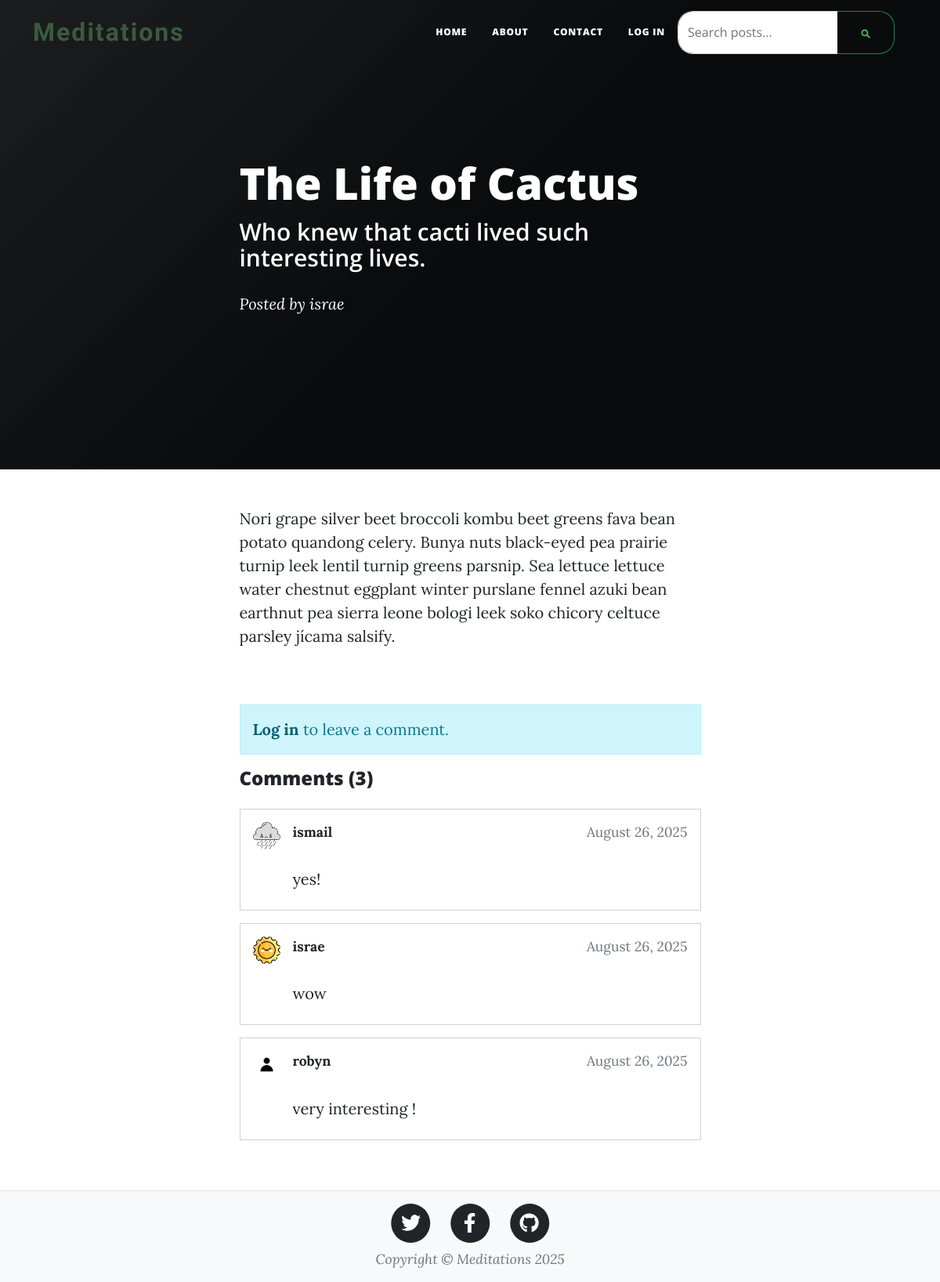
/post/1, run on the app's committed database.
### server.py (models this page shows, shortened)
class BlogPost(db.Model):
    id: Mapped[int] = mapped_column(Integer, primary_key=True)
    title: Mapped[str] = mapped_column(String(100), nullable=False)
    subtitle: Mapped[str] = mapped_column(String(100), nullable=False)
    body: Mapped[str] = mapped_column(String, nullable=False)
    author_id: Mapped[int] = mapped_column(ForeignKey("user.id"), nullable=True)  # Nullable for migration
    date: Mapped[str] = mapped_column(String(100), nullable=False)
    author: Mapped['User'] = relationship(back_populates='posts')
    comments: Mapped[list['Comment']] = relationship(back_populates='post', cascade='all, delete-orphan')

class Comment(db.Model):
    id: Mapped[int] = mapped_column(Integer, primary_key=True)
    content: Mapped[str] = mapped_column(String, nullable=False)
    date: Mapped[str] = mapped_column(String(100), nullable=False)
    author_id: Mapped[int] = mapped_column(ForeignKey("user.id"), nullable=False)
    post_id: Mapped[int] = mapped_column(ForeignKey("blog_post.id"), nullable=False)
    author: Mapped['User'] = relationship(back_populates='comments')
    post: Mapped['BlogPost'] = relationship(back_populates='comments')

class User(UserMixin, db.Model):
    id: Mapped[int] = mapped_column(Integer, primary_key=True)
    email: Mapped[str] = mapped_column(String(100), unique=True)
    password: Mapped[str] = mapped_column(String(100))
    name: Mapped[str] = mapped_column(String(1000))
    role: Mapped[str] = mapped_column(String(20), default='regular', nullable=False)
    date_joined: Mapped[str] = mapped_column(String(100), default=None, nullable=True)
    profile_picture: Mapped[str] = mapped_column(String(100), default='default_profile.jpg', nullable=True)
    posts: Mapped[list['BlogPost']] = relationship(back_populates='author')
    comments: Mapped[list['Comment']] = relationship(back_populates='author')

### server.py (the view, shortened to what this page needs)
@app.route('/post/<int:id>', methods=['GET', 'POST'])
def post(id):
    blog_post = BlogPost.query.get_or_404(id)
    comment_form = CommentForm()
    comments = Comment.query.filter_by(post_id=id).order_by(Comment.id.desc()).all()
    return render_template('post.html',
                         page_title=blog_post.title,
                         page_subtitle=blog_post.subtitle,
                         page_meta=f"Posted by {blog_post.author.name if blog_post.author else 'Unknown'}",
                         page_body=blog_post.body,
                         page_background_type="black",
                         page_background_image=None,
                         year=get_current_year(),
                         blog=blog_post,
                         comments=comments,
                         comment_form=comment_form)

### server.py
class CommentForm(FlaskForm):
    content = TextAreaField('Comment', validators=[DataRequired()], render_kw={'placeholder': 'Write your comment here...', 'rows': 3})
    submit = SubmitField('Post Comment')

### server.py (called while the page is built)
def get_current_year():
    return date.today().year

@app.context_processor
def inject_current_year():
    return {'get_current_year': get_current_year}

### templates/post.html (shortened to what this page needs)
{% extends "base.html" %}
{% block content %}
<article class="mb-4">
    <div class="container px-4 px-lg-5">
        <div class="row gx-4 gx-lg-5 justify-content-center">
            <div class="col-md-10 col-lg-8 col-xl-7">
                {{ page_body | safe }}
            </div>
        </div>
    </div>
</article>
<section class="py-5">
    <div class="container px-4 px-lg-5">
        <div class="row gx-4 gx-lg-5 justify-content-center">
            <div class="col-md-10 col-lg-8 col-xl-7">
                {% if current_user.is_authenticated %}
                <div class="card mb-4">
                    <div class="card-header">
                        <h5 class="mb-0">Leave a Comment</h5>
                    </div>
                    <div class="card-body">
                        <form method="POST">
                            {{ comment_form.hidden_tag() }}
                            <div class="mb-3">
                                {{ comment_form.content.label(class="form-label") }}
                                {{ comment_form.content(class="form-control") }}
                                {% for error in comment_form.content.errors %}
                                    <div class="text-danger">{{ error }}</div>
                                {% endfor %}
                            </div>
                            {{ comment_form.submit(class="btn btn-primary") }}
                        </form>
                    </div>
                </div>
                {% else %}
                <div class="alert alert-info">
                    <a href="{{ url_for('login') }}" class="alert-link">Log in</a> to leave a comment.
                </div>
                {% endif %}
                <div class="comments-section">
                    <h4 class="mb-4">Comments ({{ comments|length }})</h4>
                    {% if comments %}
                        {% for comment in comments %}
                                                <div class="card mb-3">
                            <div class="card-body p-3">
                                <div class="d-flex align-items-start mb-2">
                                    <img src="{{ url_for('static', filename=comment.author.profile_picture or 'default_profile.jpg') }}"
                                         alt="Profile"
                                         class="me-3"
                                         style="width: 35px; height: 35px; border-radius: 50%; object-fit: cover; flex-shrink: 0;">
                                    <div class="flex-grow-1">
                                        <div class="d-flex justify-content-between align-items-center mb-1">
                                            <small class="fw-bold mb-0">{{ comment.author.name }}</small>
                                            <small class="text-muted">{{ comment.date }}</small>
                                        </div>
                                        <p class="mb-0">{{ comment.content }}</p>
                                    </div>
                                </div>
                            </div>
                        </div>
                        {% endfor %}
                    {% else %}
                        <p class="text-muted">No comments yet. Be the first to comment!</p>
                    {% endif %}
                </div>
            </div>
        </div>
    </div>
</section>
{% endblock %}

### templates/base.html (shortened to what this page needs)
<!DOCTYPE html>
<html lang="en">
    <head>
        <link rel="stylesheet" href="{{ url_for('static', filename='styles.css') }}">
    </head>
    <body class="d-flex flex-column min-vh-100">
        {% include 'header.html' %}
        <main class="flex-grow-1">
            {% block content %}{% endblock %}
        </main>
        {% include 'footer.html' %}
    </body>
</html>

### templates/header.html (shortened to what this page needs)
<!DOCTYPE html>
<html lang="en">
<head>
</head>
<body>
    <nav class="navbar navbar-expand-lg navbar-light" id="mainNav">
        <div class="container">
            <a class="navbar-brand medieval-brand" href="{{ url_for('home') }}">Meditations</a>
            <div class="collapse navbar-collapse" id="navbarResponsive">
                <ul class="navbar-nav ms-auto py-4 py-lg-0">
                    <li class="nav-item"><a class="nav-link px-lg-3 py-3 py-lg-4" href="{{ url_for('home') }}">Home</a></li>
                    <li class="nav-item"><a class="nav-link px-lg-3 py-3 py-lg-4" href="{{ url_for('about') }}">About</a></li>
                    <li class="nav-item"><a class="nav-link px-lg-3 py-3 py-lg-4" href="{{ url_for('contact') }}">Contact</a></li>
                    {% if not current_user.is_authenticated %}
                    <li class="nav-item"><a class="nav-link px-lg-3 py-3 py-lg-4" href="{{ url_for('login') }}">Log in</a></li>
                    {% endif %}
                </ul>
                <div class="position-relative me-3">
                    <form class="d-flex" onsubmit="return performSearch()">
                        <input id="searchInput" class="form-control" type="search" placeholder="Search posts..."
                               style="border-radius: 20px 0 0 20px; border-right: none; min-width: 180px;"
                               oninput="getSuggestions()" onblur="setTimeout(() => hideSuggestions(), 500)">
                        <button class="btn btn-outline-success" type="submit"
                                style="border-radius: 0 20px 20px 0; border-left: none;">
                        </button>
                    </form>
                </div>
            </div>
        </div>
    </nav>
    {% if show_header is not defined or show_header %}
    {% set background_type = page_background_type or 'image' %}
    {% if background_type == 'black' %}
        <header class="masthead" style="background: linear-gradient(135deg, #1a1a1a 0%, #000000 50%, #000000 100%); min-height: 50vh;">
    {% elif background_type == 'image' or background_type == 'custom' %}
        <header class="masthead" style="background-image: url('{{ page_background_image }}'); min-height: 50vh;">
    {% else %}
        <header class="masthead" style="background: linear-gradient(135deg, #1a1a1a 0%, #000000 50%, #000000 100%); min-height: 50vh;">
    {% endif %}
        <div class="container position-relative px-4 px-lg-5">
            <div class="row gx-4 gx-lg-5 justify-content-center">
                <div class="col-md-10 col-lg-8 col-xl-7">
                    {% if page_meta %}
                    <div class="post-heading">
                        <h1>{{ page_title or 'Post Title' }}</h1>
                        <h2 class="subheading">{{ page_subtitle or 'Post Subtitle' }}</h2>
                        <span class="meta">{{ page_meta }}</span>
                    </div>
                    {% else %}
                    <div class="site-heading">
                        <h1>{{ page_title or 'Page Title' }}</h1>
                        <span class="subheading">{{ page_subtitle or 'Page Subtitle' }}</span>
                    </div>
                    {% endif %}
                </div>
            </div>
        </div>
    </header>
    {% endif %}
</body>
</html>

### templates/footer.html
<footer class="border-top bg-light mt-auto py-3">
    <div class="container px-4 px-lg-5">
        <div class="row gx-4 gx-lg-5 justify-content-center align-items-center">
            <div class="col-md-10 col-lg-8 col-xl-7">
                <ul class="list-inline text-center mb-2">
                    <li class="list-inline-item">
                        <a href="https://twitter.com" target="_blank" class="text-decoration-none">
                            <span class="fa-stack fa-lg">
                                <i class="fas fa-circle fa-stack-2x text-dark"></i>
                                <i class="fab fa-twitter fa-stack-1x fa-inverse"></i>
                            </span>
                        </a>
                    </li>
                    <li class="list-inline-item">
                        <a href="https://facebook.com" target="_blank" class="text-decoration-none">
                            <span class="fa-stack fa-lg">
                                <i class="fas fa-circle fa-stack-2x text-dark"></i>
                                <i class="fab fa-facebook-f fa-stack-1x fa-inverse"></i>
                            </span>
                        </a>
                    </li>
                    <li class="list-inline-item">
                        <a href="https://github.com" target="_blank" class="text-decoration-none">
                            <span class="fa-stack fa-lg">
                                <i class="fas fa-circle fa-stack-2x text-dark"></i>
                                <i class="fab fa-github fa-stack-1x fa-inverse"></i>
                            </span>
                        </a>
                    </li>
                </ul>
                <div class="small text-center text-muted fst-italic">
                    Copyright &copy; Meditations {{ get_current_year() }}
                </div>
            </div>
        </div>
    </div>
</footer>

### data on the page
BlogPost: title "The Life of Cactus", subtitle "Who knew that cacti lived such interesting lives.", body "Nori grape silver beet broccoli kombu beet greens fava bean potato quandong celery. Bunya nuts black-eyed pea prairie turnip leek lentil turnip greens parsnip. Sea lettuce lettuce water chestnut eggplant winter purslane fennel azuki bean earthnut pea sierra leone bologi leek soko chicory celtuce parsley jícama salsify."
Comment: profile_picture (picture), author.name "ismail", date "August 26, 2025", content "yes!"
Comment: profile_picture (picture), author.name "israe", date "August 26, 2025", content "wow"
Comment: profile_picture (placeholder picture), author.name "robyn", date "August 26, 2025", content "very interesting !"

### other printed values
{{ page_meta }} "Posted by israe"
{{ comments|length }} "3"
{{ get_current_year() }} "2025"
